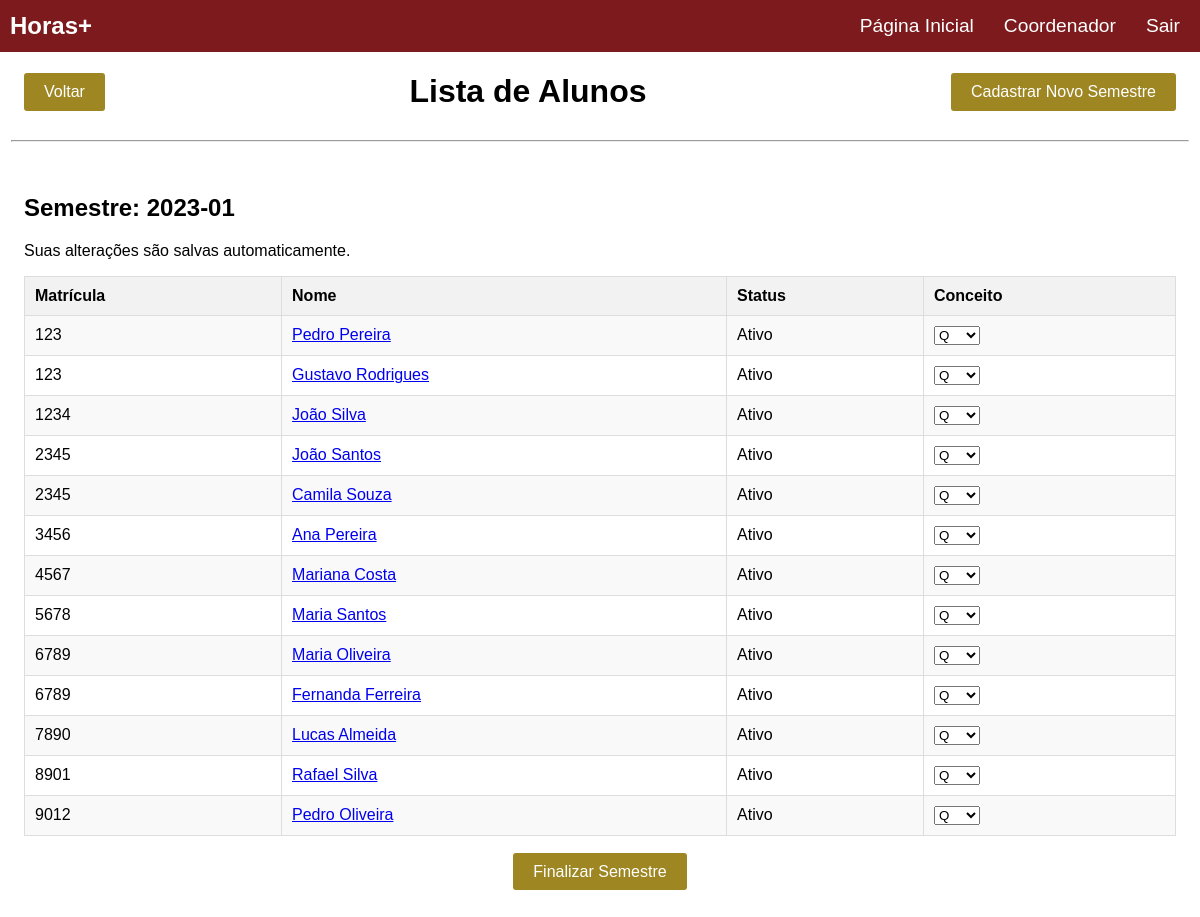
The page /listaAlunos.php?semestre=2023-01 (signed in) on the database its author committed.
### tables this page shows
CREATE TABLE `tb_alunos_semestre` (
  `IDAluno` int(11) NOT NULL,
  `matricula` int(11) NOT NULL,
  `nome` varchar(150) NOT NULL,
  `status` varchar(50) NOT NULL,
  `semestre` varchar(10) NOT NULL,
  `conceito` varchar(1) DEFAULT 'Q'
);

### listaAlunos.php (the view, shortened to what this page needs)
<!DOCTYPE HTML>
<html>
<head>
    <link rel="stylesheet" href="css/listaAlunos.css">
</head>
<body>
    <?php
        $servername = "localhost";
        $username = "danton_root";
        $password = "tcchorasmais";
        $dbname = "danton_tcc";
        $conn = new mysqli($servername, $username, $password, $dbname);
        $semestre = isset($_GET["semestre"]) ? $_GET["semestre"] : "";
        $query = "SELECT * FROM tb_alunos_semestre";
        if (!empty($semestre)) {
            $query .= " WHERE semestre = '$semestre'";
        }
        $query .= " ORDER BY matricula";
        $result = $conn->query($query);
        $semestreFinalizado = false;
    ?>
    <nav class="navbar">
        <div class="navbar-left">
            <span class="navbar-brand">Horas+</span>
        </div>
        <div class="navbar-right">
            <ul class="navbar-nav">
                <li class="nav-item">
                    <a href="indexAdm.php" class="nav-link">Página Inicial</a>
                </li>
                <li class="nav-item">
                    <a href="perfil.php" class="nav-link">Coordenador</a>
                </li>
                <li class="nav-item">
                    <a href="logout.php" class="nav-link">Sair</a>
                </li>
            </ul>
        </div>
    </nav>
    <div class="topo">
        <a href="indexAdm.php" class="button voltar">Voltar</a>
        <h1 class="titulo">Lista de Alunos</h1>
        <a href="cadastroSemestre.php" class="button cadastro">Cadastrar Novo Semestre</a>
    </div>
    <hr>
    <div class="tabela">
    <h2><?php echo "Semestre: " . htmlspecialchars($_GET["semestre"]); ?></h2>
    <p>Suas alterações são salvas automaticamente.</p>
         <table>
        <tr>
            <th>Matrícula</th>
            <th>Nome</th>
            <th>Status</th>
            <th>Conceito</th>
        </tr>
        <?php
            if ($result->num_rows > 0) {
                while ($row = $result->fetch_assoc()) {
                    echo "<tr>";
                    echo "<td>" . $row["matricula"] . "</td>";
                    echo "<td><a href='avaliarAluno.php?id=" . $row["IDAluno"] . "'>" . $row["nome"] . "</a></td>";
                    echo "<td>" . $row["status"] . "</td>";
                    echo "<td>";
                    echo "<select name='conceito' onchange='atualizarConceito(" . $row["IDAluno"] . ", this.value)'>";
                    echo "<option value='Q' " . ($row['conceito'] == 'Q' ? 'selected' : '') . ">Q</option>";
                    echo "</select>";
                    echo "</td>";
                    echo "</tr>";
                }
            }
        ?>
    </table>
    </div>
    <?php if (!$semestreFinalizado): ?>
        <div class="finalizar-semestre">
            <a href="finalizarSemestre.php?semestre=<?php echo $_SESSION['semestre']; ?>" class="button" onclick="return confirm('Tem certeza? Ao finalizar o semestre, os alunos desse semestre perderão o acesso ao sistema.')">Finalizar Semestre</a>
        </div>
    <?php endif; ?>
</body>
</html>

### css/listaAlunos.css (style rules this page uses)
.navbar { display: flex; justify-content: space-between; align-items: center; background-color: rgb(124,26,29); color: white; width: 100%; font-size: 1.2rem; margin: 0; padding-top: 10px; padding-bottom: 10px; }
.navbar-left { margin-left: 10px; display: flex; align-items: center; }
.navbar-right { display: flex; align-items: center; }
.navbar-brand { font-weight: bold; font-size: 1.5rem; margin-right: 20px; }
.navbar-nav { display: flex; list-style: none; margin: 0; padding: 0; }
.nav-item { margin-right: 10px; padding: 5px; }
.nav-link { color: #fff; text-decoration: none; padding: 5px; transition: all 0.5s ease-in-out; }
body { margin: 0; font-family: Arial, Helvetica, sans-serif; }
.topo { display: flex; justify-content: space-between; align-items: center; width: 100%; }
.voltar { display: flex; margin-left: 2%; }
.titulo { display: flex; text-align: center; }
.cadastro { display: flex; margin-right: 2%; }
.topo a { text-decoration: none; }
.button { background-color: rgb(158,134,35); color: white; padding: 10px 20px; border: none; border-radius: 3px; cursor: pointer; font-size: 16px; }
.tabela { padding: 2%; }
table { border-collapse: collapse; width: 100%; font-family: Arial, sans-serif; }
th,td { border: 1px solid #ddd; padding: 10px; text-align: left; }
th { background-color: #f2f2f2; }
tr:nth-child(even) { background-color: #f9f9f9; }
.tabela { height: 65vh; overflow-y: scroll; }
.finalizar-semestre { margin-top: 20px; text-align: center; }
hr { width: 98% }
.tabela select { width: 20%; }
.finalizar-semestre a { text-decoration: none; }

### rows shown on the page
tb_alunos_semestre: matricula "123", nome "Pedro Pereira", status "Ativo", conceito "Q"
tb_alunos_semestre: matricula "123", nome "Gustavo Rodrigues", status "Ativo", conceito "Q"
tb_alunos_semestre: matricula "1234", nome "João Silva", status "Ativo", conceito "Q"
tb_alunos_semestre: matricula "2345", nome "João Santos", status "Ativo", conceito "Q"
tb_alunos_semestre: matricula "2345", nome "Camila Souza", status "Ativo", conceito "Q"
tb_alunos_semestre: matricula "3456", nome "Ana Pereira", status "Ativo", conceito "Q"
tb_alunos_semestre: matricula "4567", nome "Mariana Costa", status "Ativo", conceito "Q"
tb_alunos_semestre: matricula "5678", nome "Maria Santos", status "Ativo", conceito "Q"
tb_alunos_semestre: matricula "6789", nome "Maria Oliveira", status "Ativo", conceito "Q"
tb_alunos_semestre: matricula "6789", nome "Fernanda Ferreira", status "Ativo", conceito "Q"
tb_alunos_semestre: matricula "7890", nome "Lucas Almeida", status "Ativo", conceito "Q"
tb_alunos_semestre: matricula "8901", nome "Rafael Silva", status "Ativo", conceito "Q"
tb_alunos_semestre: matricula "9012", nome "Pedro Oliveira", status "Ativo", conceito "Q"

### other values the page prints
$_GET["semestre"] "2023-01"
